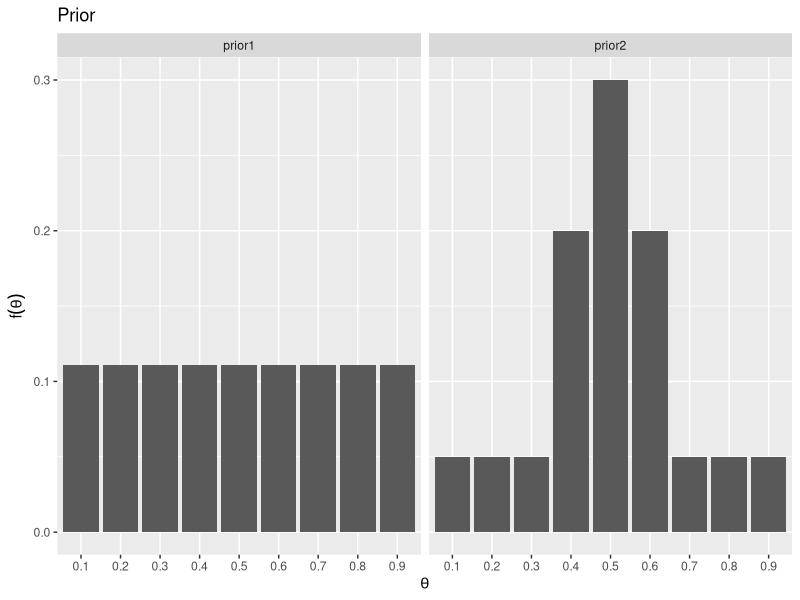
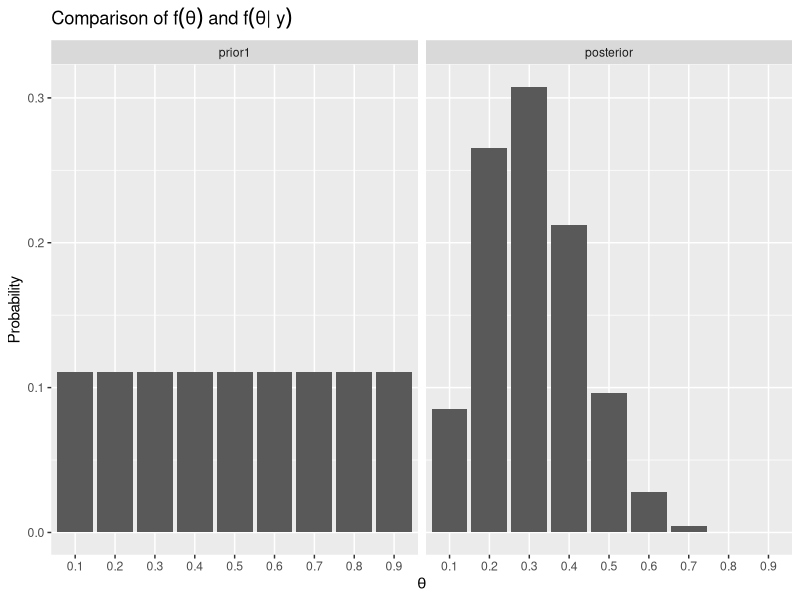
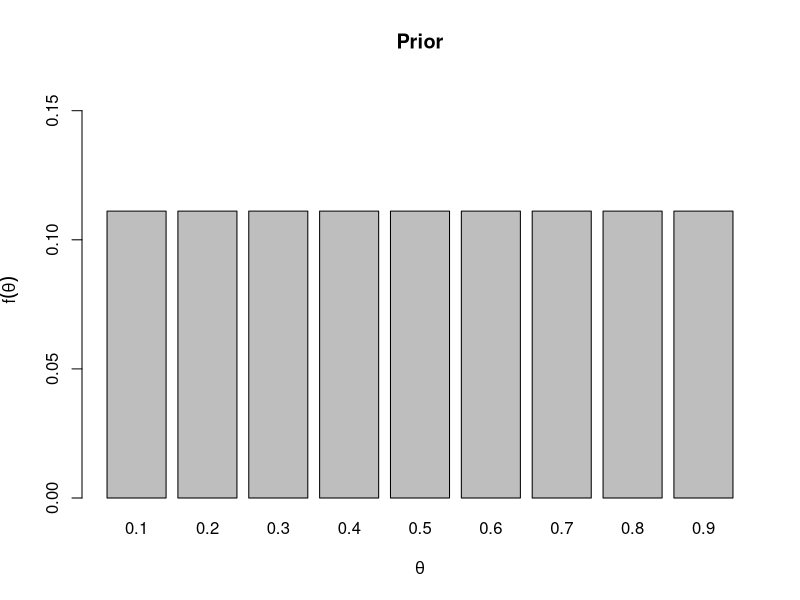
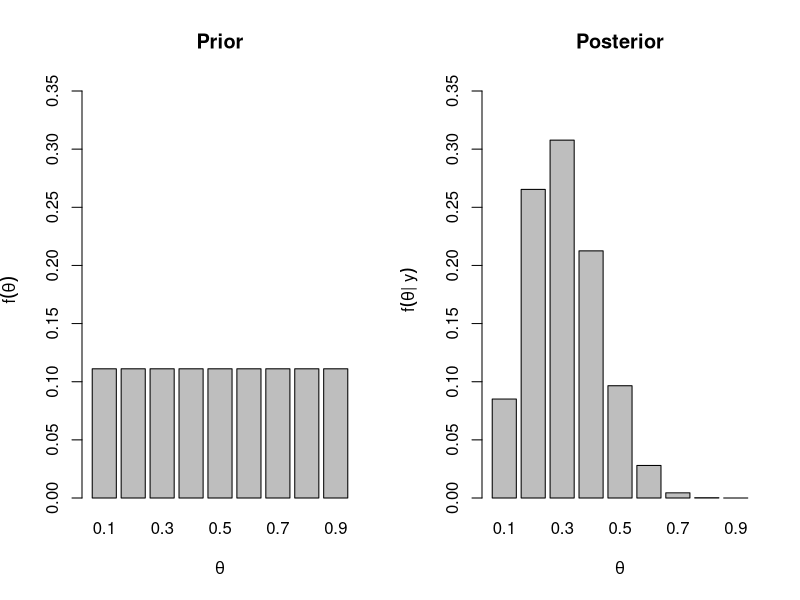

The R script that drew these images, in order:
## ---- chunk 1
library(tidyverse)
## ---- chunk 2
theta <- seq(0.1, 0.9, by = 0.1)
prior1 <- rep(1/9, 9)
prior2 <- c(0.05, 0.05, 0.05, 0.2, 0.3, 0.2, 0.05, 0.05, 0.05)
# prior2 <- c(1,1,1,3,4,3,1,1,1)
# prior2 <- prior2/sum(prior2)

# create data frame for visualization and wrangling
bayes_table <- data.frame(theta, prior1, prior2) 

# visualize different priors
bayes_table |>
  pivot_longer(cols = 2:3, names_to = "prior", values_to = "prior_probs") |>
  mutate(theta = factor(theta)) |> # for prettier visualization
  ggplot(aes(x = theta, y = prior_probs)) + 
  geom_col() +
  facet_wrap(~ prior) +
  labs(x = expression(theta),
      y = expression(f(theta)),
      title = "Prior")


# likelihood
y <- 3
like <- dbinom(y, size = 11, prob = theta)
bayes_table <- bayes_table |>
  add_column(likelihood = like) 

# marginal likelihood
bayes_table <- bayes_table |>
  mutate(product = prior1 * likelihood)
marg_like <- sum(bayes_table$product)

# posterior
bayes_table <- bayes_table |>
  mutate(posterior = product / marg_like)

# visualize prior vs posterior
bayes_table |>
  pivot_longer(cols = c("prior1", "posterior"), names_to = "dist", values_to = "probs") |>
  mutate(theta = factor(theta),
         dist = factor(dist, levels = c("prior1", "posterior"))) |> # for prettier visualization
  ggplot(aes(x = theta, y = probs)) + 
  geom_col() +
  facet_wrap(~dist) +
  labs(x = expression(theta),
      y = "Probability",
      title = expression("Comparison of " * f(theta) * " and " * f(theta * "| y")))

## ---- chunk 3
theta <- seq(0.1, 0.9, by = 0.1)
prior1 <- rep(1/9, 9)
prior2 <- c(0.05, 0.05, 0.05, 0.2, 0.3, 0.2, 0.05, 0.05, 0.05)
# prior2 <- c(1,1,1,3,4,3,1,1,1)
# prior2 <- prior2/sum(prior2)
bayes_table <- data.frame(theta, prior1, prior2)

# Visualize prior 1
barplot(bayes_table$prior1, names.arg = bayes_table$theta,
        xlab = expression(theta),
        ylab = expression(f(theta)),
        ylim = c(0, max(prior1) + 0.05),
        main = "Prior")

# likelihood
y <- 3
like <- dbinom(y, size = 11, prob = theta)
bayes_table$likelihood <- like
# marginal likelihood
bayes_table$product <- prior1 * like
marg_like <- sum(bayes_table$product)
# posterior
bayes_table$posterior <-  bayes_table$product / marg_like


par(mfrow = c(1,2))
y_max <- max(c(prior1, bayes_table$posterior))
barplot(bayes_table$prior1, names.arg = bayes_table$theta,
        xlab = expression(theta),
        ylab = expression(f(theta)),
        ylim = c(0, y_max + 0.05),
        main = "Prior")
barplot(bayes_table$posterior, 
        names.arg = theta,
        beside = T,
        xlab = expression(theta),
        ylab = expression(f(theta * "| y")),
        ylim = c(0, y_max + 0.05),
        main = "Posterior")
